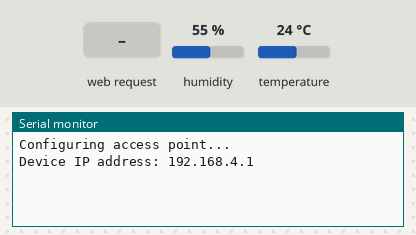
Bench run of a sketch on a simulated ESP32. Shown: the last lines printed to the serial monitor. The inputs (shaded band) are chosen by the test bench; at power-on: humidity 55 %, temperature 24 °C. WiFi joins after 1.5 s; servers stay silent unless stated; uploads are accepted with an empty reply.

Above: at 1.2 s.
1.3 s: HTTP request GET /connect received
At 2.1 s:
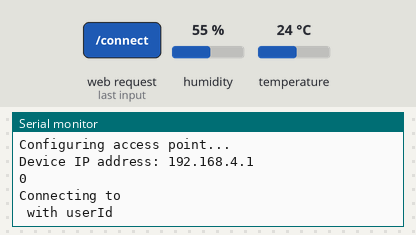
2.8 s: humidity set to 22 %
At 6.2 s:
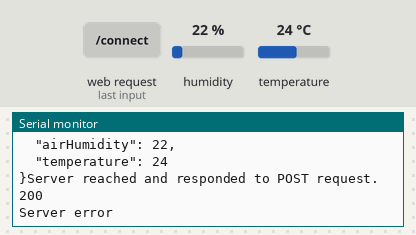
Timing chart, 0 to 7.7 s (numbered marks = the images above; inputs shaded):
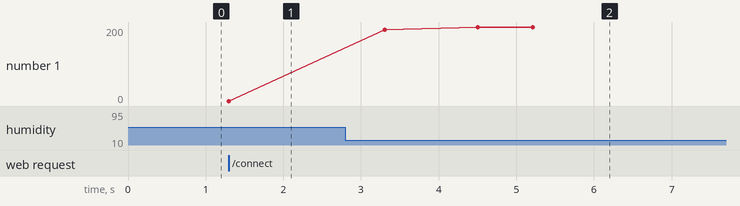

Measured:
- after the input at 1.3 s, the serial monitor: prints a new line at once (image 1)
- after the input at 2.8 s, the serial monitor: prints a new line after 2.2 s (image 2)

The sketch:

leaferSensor.ino
```cpp
#include <HTTPClient.h>
#include <ArduinoJson.h>

#include "WiFi.h"
#include "ESPAsyncWebServer.h"
#include "DHTesp.h"

const char* ssidDevice = "leaferSensor";

int DHTpin = 14;
int sensorPin = 34;
int sensorValue = 0;
int valuePercent = 0;
float air = 0.0;
float temperature = 0.0;

AsyncWebServer webServer(80);
DHTesp dht;

char ssid[50];
char password[50];
char token[300];
char plantCollectionId[50];
char sensorId[50];

bool isReady = false;

//const char* queryUrl = "https://leafer-rest-api-prod.herokuapp.com/sensor";
const char* queryUrl = "http://192.168.1.29:3000/sensor";

//const char* queryUrlSensorData = "https://leafer-rest-api-prod.herokuapp.com/sensor-data";
const char* queryUrlSensorData = "http://192.168.1.29:3000/sensor-data";

void createSensor(){
  vTaskDelay(1000);

  HTTPClient httpCreate;
  String postMessage;
  const int capacity = JSON_OBJECT_SIZE(2);
  StaticJsonDocument<capacity> doc;
  doc["plantCollectionId"] = String(plantCollectionId).toInt();
  serializeJsonPretty(doc, postMessage);
  serializeJsonPretty(doc, Serial);
  httpCreate.begin(String(queryUrl));
  httpCreate.addHeader("Content-Type", "application/json");
  httpCreate.addHeader("Authorization", "Bearer " + String(token));
  httpCreate.addHeader("Host", "leafer-rest-api-prod.herokuapp.com");
  int httpCreateCode = httpCreate.POST(postMessage);
  if (httpCreateCode > 0) {
    Serial.println("Server reached and responded to POST request.");
    Serial.println();
    Serial.println(httpCreateCode);
    if (httpCreateCode == HTTP_CODE_CREATED) {
      Serial.print("Server responded with requested payload: ");
    }
    else {
      Serial.println("Server error");

    }
    String payload = httpCreate.getString();
    DynamicJsonDocument jsonBuffer(1024);
    deserializeJson(jsonBuffer, payload);
    JsonObject res = jsonBuffer.as<JsonObject>();
    String sensorString = res["id"];
    sensorString.toCharArray(sensorId, 50);
    Serial.println(sensorId);
    Serial.println(payload);
  }
  else{
    Serial.println("Server could not be reached or server did not reply to POST request.");
  }

  httpCreate.end();
}


void sendData() {

  air = dht.getHumidity();
  temperature = dht.getTemperature();
  sensorValue = analogRead(sensorPin);
  valuePercent = 100 - map(sensorValue, 0, 4095, 0, 100);

  String postMessage;
  HTTPClient httpUpdate;
  const int capacity = JSON_OBJECT_SIZE(4);
  StaticJsonDocument<capacity> doc;
  doc["sensorId"] = String(sensorId).toInt();
  doc["groundHumidity"] = valuePercent;
  doc["airHumidity"] = (int) air;
  doc["temperature"] = (int) temperature;

  serializeJsonPretty(doc, postMessage);
  serializeJsonPretty(doc, Serial);

  httpUpdate.begin(queryUrlSensorData);
  httpUpdate.addHeader("Content-Type", "application/json");
  httpUpdate.addHeader("Authorization", "Bearer " + String(token));
  int httpUpdateCode = httpUpdate.POST(postMessage);
  if (httpUpdateCode > 0) {
    Serial.println("Server reached and responded to POST request.");
    Serial.println();
    Serial.println(httpUpdateCode);
    if (httpUpdateCode == HTTP_CODE_CREATED) {
      Serial.print("Server responded with requested payload: ");
      String payload = httpUpdate.getString();
      Serial.println(payload);
    }
    else {
      String payload = httpUpdate.getString();
      if(payload.indexOf("Sensor disabled")>0){
        Serial.println("Sensor disabled");
        Serial.println("Switching to pairing mode");
        ESP.restart();
      }
      Serial.println("Server error");
    }
  }
  else{
    Serial.println("Server could not be reached or server did not reply to POST request.");
  }
  httpUpdate.end();
  vTaskDelay(5000);
}

void setup() {
  Serial.begin(115200);
  dht.setup(DHTpin, DHTesp::DHT11);
  Serial.println();
  Serial.println("Configuring access point...");
  WiFi.softAP(ssidDevice, "123456789");
  IPAddress ipDevice = WiFi.softAPIP();
  Serial.print("Device IP address: ");
  Serial.println(ipDevice);

  webServer.on("/connect", HTTP_GET, [](AsyncWebServerRequest *request){

    if(isReady == false) {
      int paramsNr = request->params();
      Serial.println(paramsNr);
      for(int i=0;i<paramsNr;i++){
        AsyncWebParameter* p = request->getParam(i);
        if(p->name().equals("ssid")){
          p->value().toCharArray(ssid, 50);
        }
        if(p->name().equals("pwd")){
          p->value().toCharArray(password, 50);
        }
        if(p->name().equals("token")){
          p->value().toCharArray(token, 300);
        }
        if(p->name().equals("plantCollectionId")){
          p->value().toCharArray(plantCollectionId, 50);
        }
        if(p->name().equals("sensorId")){
          p->value().toCharArray(sensorId, 50);
        }
        Serial.print("Param name: ");
        Serial.println(p->name());
        Serial.print("Param value: ");
        Serial.println(p->value());
        Serial.println("------");
      }

      Serial.println();
      Serial.println();
      Serial.print("Connecting to ");
      Serial.println(ssid);
      Serial.print(" with userId ");
      Serial.println(token);

      AsyncWebServer wifiServer(80);

      WiFi.begin(ssid, password);

      while (WiFi.status() != WL_CONNECTED) {
          vTaskDelay(1000);
          Serial.print(".");
      }

      Serial.println("");
      Serial.println("WiFi connected");
      Serial.println("IP address: ");
      Serial.println(WiFi.localIP());


      wifiServer.begin();
      createSensor();
      isReady = true;
      request->send(200, "text/plain", "sensor created and connected");
    }
    else{
      request->send(200, "text/plain", "sensor already created and connected");
    }

  });
  webServer.begin();
}

void loop() {
  vTaskDelay(5000);
  if(isReady){
    sendData();
  }
}
```
